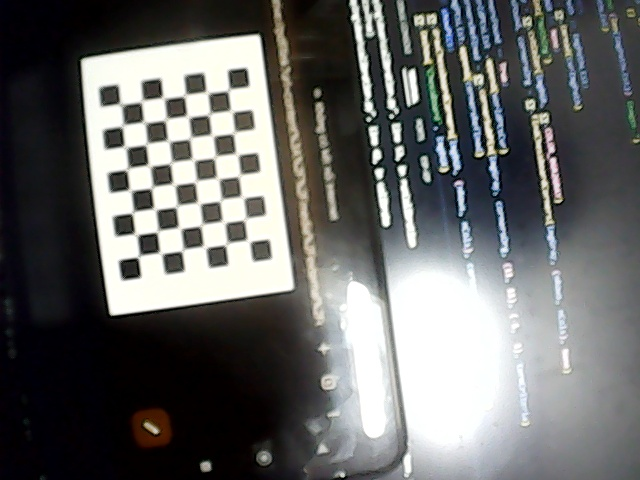
#> input picture chessBoard/image_000.jpg, 640 x 480 px; its folder holds only this picture in this run
$ python calib.py
#> lines starting #> are read from the running program, lines starting #| are printed output that depends on the picture; after the words box and inside, x2 and y2 are one past the last pixel; in counts of white or black regions, pixels touching at a corner belong together; long printed decimals are rounded
import cv2
import numpy as np
import glob

criteria = (cv2.TermCriteria_EPS+cv2.TermCriteria_MAX_ITER, 30, 0.001)

objp = np.zeros((6*8, 3), np.float32)
objp[:, :2] = (np.mgrid[0:6, 0:8].T.reshape(-1, 2))*1.6
objpoints = []
imgpoints = []
images = glob.glob("chessBoard/*.jpg")

for image in images:
    img = cv2.imread(image)
#> img is the input picture: shape (480, 640, 3); mean B, G, R 104.2, 105.1, 104.3
    gray = cv2.cvtColor(img, cv2.COLOR_BGR2GRAY)
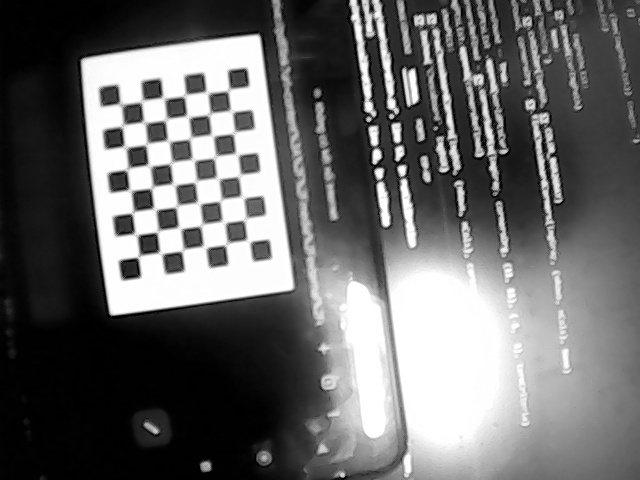
#> gray: shape (480, 640); min 0, max 255, mean 104.8
    ret, corners = cv2.findChessboardCorners(gray, (6, 8), None)
#> ret = True; corners = 48 rows, first 8: [121.5, 104], [142, 101], [164, 97.5], [184.5, 95], [207.5, 92], [228.5, 90], [122.5, 125], [143.5, 123]
    if not ret:
        print(f"Không tìm thấy góc trên ảnh: {image}")

    if ret == True:
        objpoints.append(objp)
        corners2 = cv2.cornerSubPix(
            gray, corners, (11, 11), (-1, -1), criteria)
#> corners2 = 48 rows, first 8: [120.5, 104], [141.7, 101.2], [163.3, 98.05], [184.8, 95.6], [206.9, 92.46], [228.6, 90.09], [122.5, 125.8], [144.1, 122.3]
        imgpoints.append(corners2)
        cv2.drawChessboardCorners(img, (6, 8), corners2, ret)
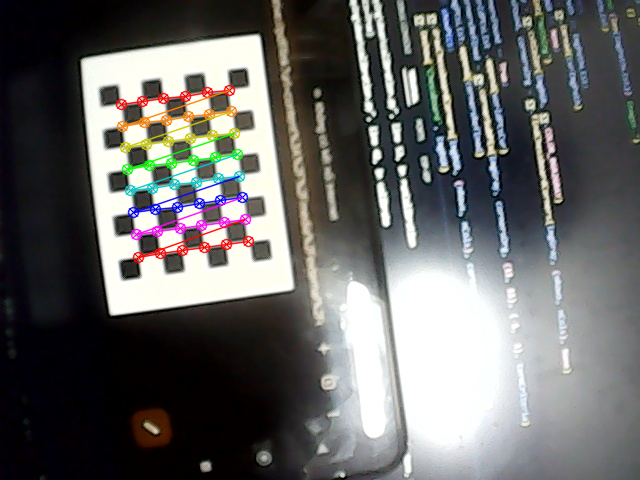
#> img: shape (480, 640, 3); 2.74% of pixels changed, all inside (x1, y1, x2, y2) = (115, 84, 255, 264)
        cv2.imshow("image", img)
        cv2.waitKey(0)
cv2.destroyAllWindows()
ret, cam_mtx, dist, rot_vec, trans_vec = cv2.calibrateCamera(
    objpoints, imgpoints, gray.shape[::-1], None, None)
#> ret = 0.278; cam_mtx = [[581.8, 0, 442.8], [0, 587.6, 260.1], [0, 0, 1]]; dist = [[-0.243, 0.554, -0.0018, -0.00161, -0.698]]; rot_vec = ([-0.00628, -0.143, -0.143],); trans_vec = ([-23.7, -11.33, 40.59],)
np.savez("calibration.npz", cam_mtx=cam_mtx, dist=dist,
          rot_vec=rot_vec, trans_vec=trans_vec)
print(ret)
#| 0.2779

$ run again, on chessBoard/image_004.jpg
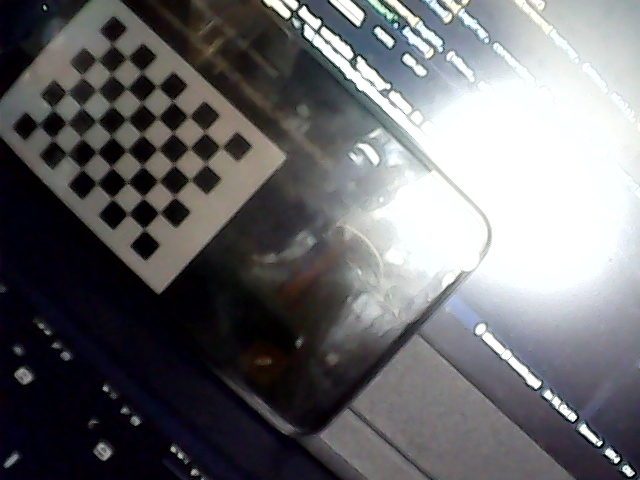
#> input picture chessBoard/image_004.jpg, 640 x 480 px
#> img is the input picture: shape (480, 640, 3); mean B, G, R 108.8, 106.6, 106.4
#> `ret, corners = cv2.findChessboardCorners(gray, (6, 8), None)`: ret = True; corners = 48 rows, first 8: [38.5, 124.5], [54, 108.5], [67.5, 91.5], [82.97, 76.02], [97, 60], [112.5, 45.5], [52, 139], [67.5, 123]
#> corners2 = 48 rows, first 8: [38.7, 124.5], [52.78, 108.8], [66.76, 92.25], [82.14, 76.21], [97.39, 59.87], [112.2, 44.12], [52.86, 139.1], [66.68, 122.7]
#> `cv2.drawChessboardCorners(img, (6, 8), corners2, ret)`:
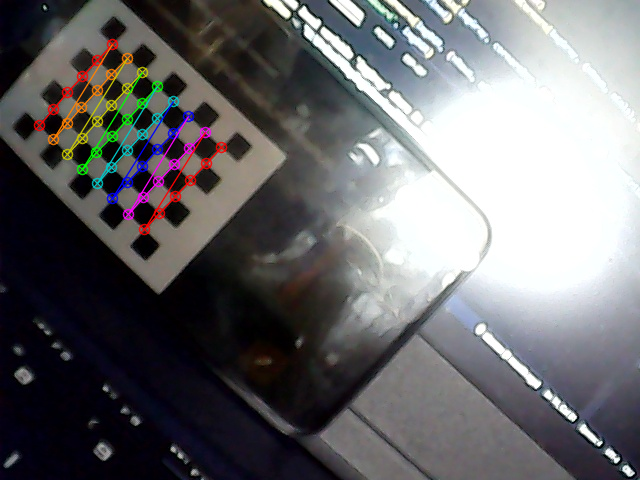
#> img: shape (480, 640, 3); 2.54% of pixels changed, all inside (x1, y1, x2, y2) = (33, 38, 228, 236)
#> `ret, cam_mtx, dist, rot_vec, trans_vec = cv2.calibrateCamera( objpoint..`: ret = 0.244; cam_mtx = [[692.7, 0, 339.7], [0, 681.8, 283.6], [0, 0, 1]]; dist = [[0.0344, -1.46, -0.0111, 0.0117, 2.58]]; rot_vec = ([0.0564, -0.0417, -0.815],); trans_vec = ([-21.96, -11.51, 47.46],)
#| 0.2443

$ run again, on chessBoard/image_005.jpg
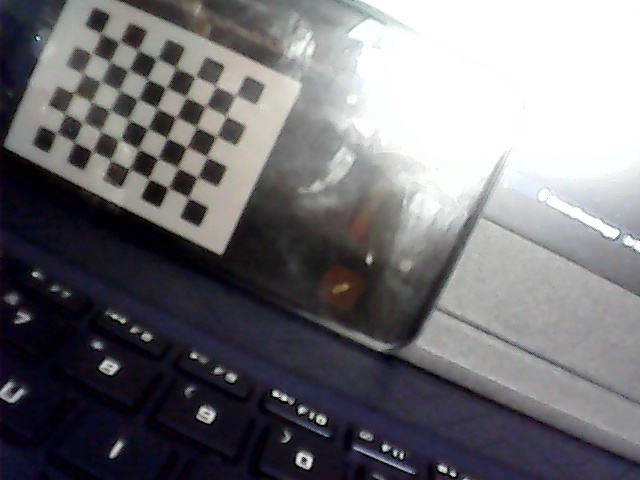
#> input picture chessBoard/image_005.jpg, 640 x 480 px
#> img is the input picture: shape (480, 640, 3); mean B, G, R 117.4, 113.2, 114.3
#> `gray = cv2.cvtColor(img, cv2.COLOR_BGR2GRAY)`:
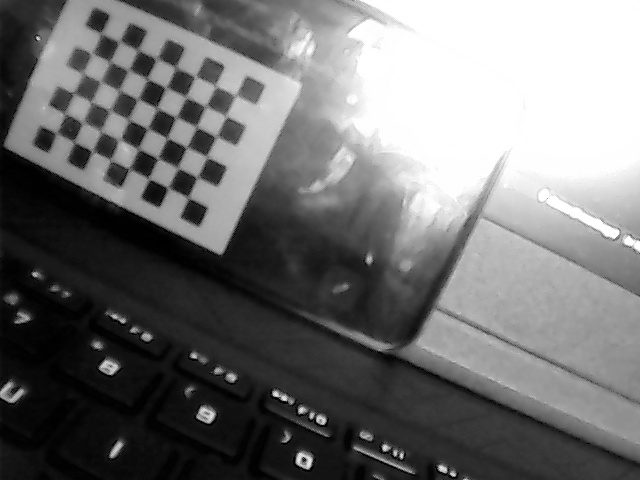
#> gray: shape (480, 640); min 0, max 255, mean 114
#> `ret, corners = cv2.findChessboardCorners(gray, (6, 8), None)`: ret = True; corners = 48 rows, first 8: [56.5, 133], [64.5, 113], [74.5, 92], [82.5, 72.5], [91.5, 53.5], [101, 33.5], [75, 141.5], [83.5, 122.5]
#> corners2 = 48 rows, first 8: [56.08, 132.9], [65.74, 114.2], [73.59, 93.29], [83.09, 73.52], [92.31, 53.52], [100.9, 33.42], [74.03, 141.9], [82.37, 122.5]
#> `cv2.drawChessboardCorners(img, (6, 8), corners2, ret)`:
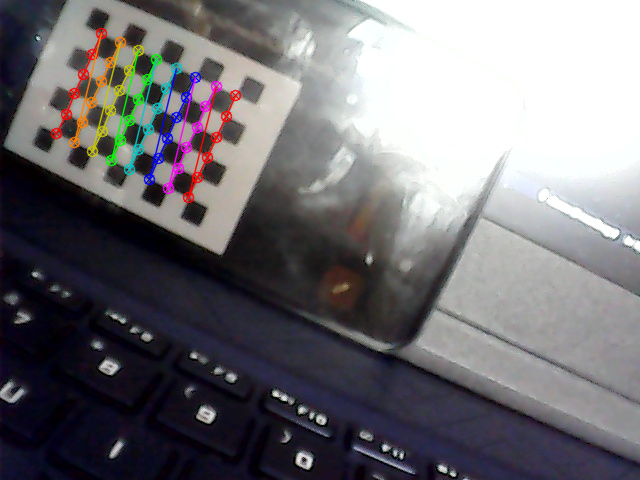
#> img: shape (480, 640, 3); 2.75% of pixels changed, all inside (x1, y1, x2, y2) = (50, 27, 242, 204)
#> `ret, cam_mtx, dist, rot_vec, trans_vec = cv2.calibrateCamera( objpoint..`: ret = 0.37; cam_mtx = [[989.3, 0, 366.4], [0, 1001.3, 213.1], [0, 0, 1]]; dist = [[0.625, -12.39, 0.0269, 0.0142, 48.29]]; rot_vec = ([0.133, 0.0838, -1.12],); trans_vec = ([-22.88, -6, 70.35],)
#| 0.3703

$ run again, on chessBoard/image_001.jpg
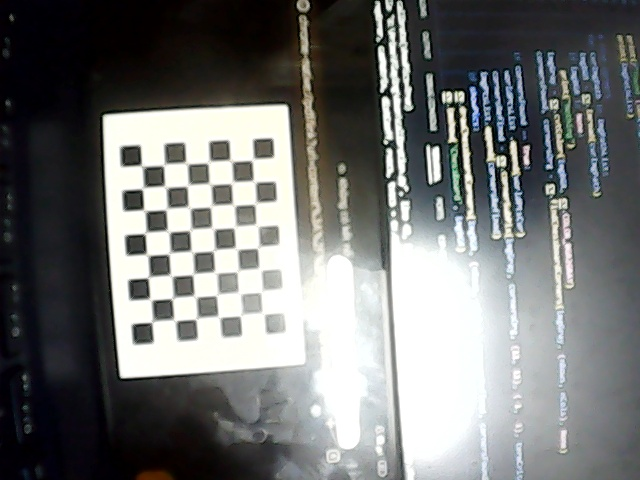
#> input picture chessBoard/image_001.jpg, 640 x 480 px
#> img is the input picture: shape (480, 640, 3); mean B, G, R 115.3, 116, 114.3
#> `gray = cv2.cvtColor(img, cv2.COLOR_BGR2GRAY)`:
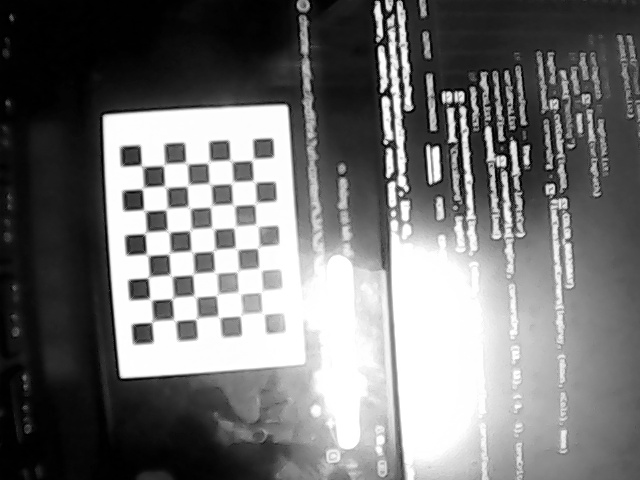
#> gray: shape (480, 640); min 0, max 255, mean 115.4
#> `ret, corners = cv2.findChessboardCorners(gray, (6, 8), None)`: ret = True; corners = 48 rows, first 8: [142, 166], [163, 164.5], [186, 163.5], [208, 161.5], [231, 160], [251.5, 158.5], [143.5, 188.5], [165.5, 187]
#> corners2 = 48 rows, first 8: [141.8, 165.8], [163.8, 165], [186.4, 163.2], [208.7, 162.1], [230.7, 160.6], [252.7, 159.6], [142.8, 188.3], [165.3, 186.5]
#> `cv2.drawChessboardCorners(img, (6, 8), corners2, ret)`:
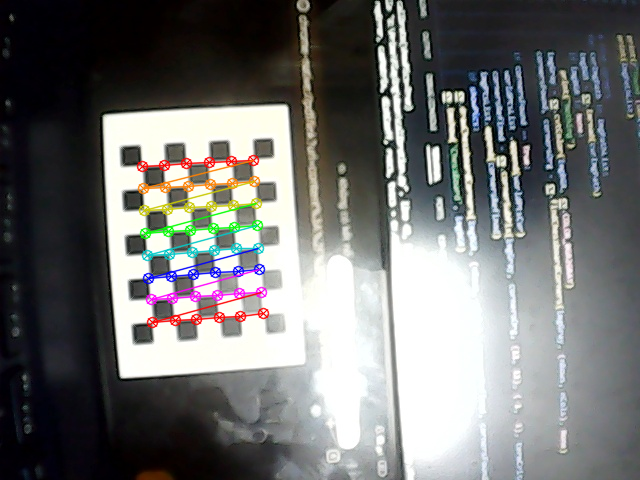
#> img: shape (480, 640, 3); 2.79% of pixels changed, all inside (x1, y1, x2, y2) = (136, 154, 270, 329)
#> `ret, cam_mtx, dist, rot_vec, trans_vec = cv2.calibrateCamera( objpoint..`: ret = 0.398; cam_mtx = [[44.67, 0, 319.6], [0, 44.2, 238], [0, 0, 1]]; dist = [[0.00025, 3.96e-05, 0.000202, 0.00399, -1.44e-06]]; rot_vec = ([9.26e-05, -0.011, -0.0667],); trans_vec = ([-12.84, -5.18, 3.09],)
#| 0.3981
